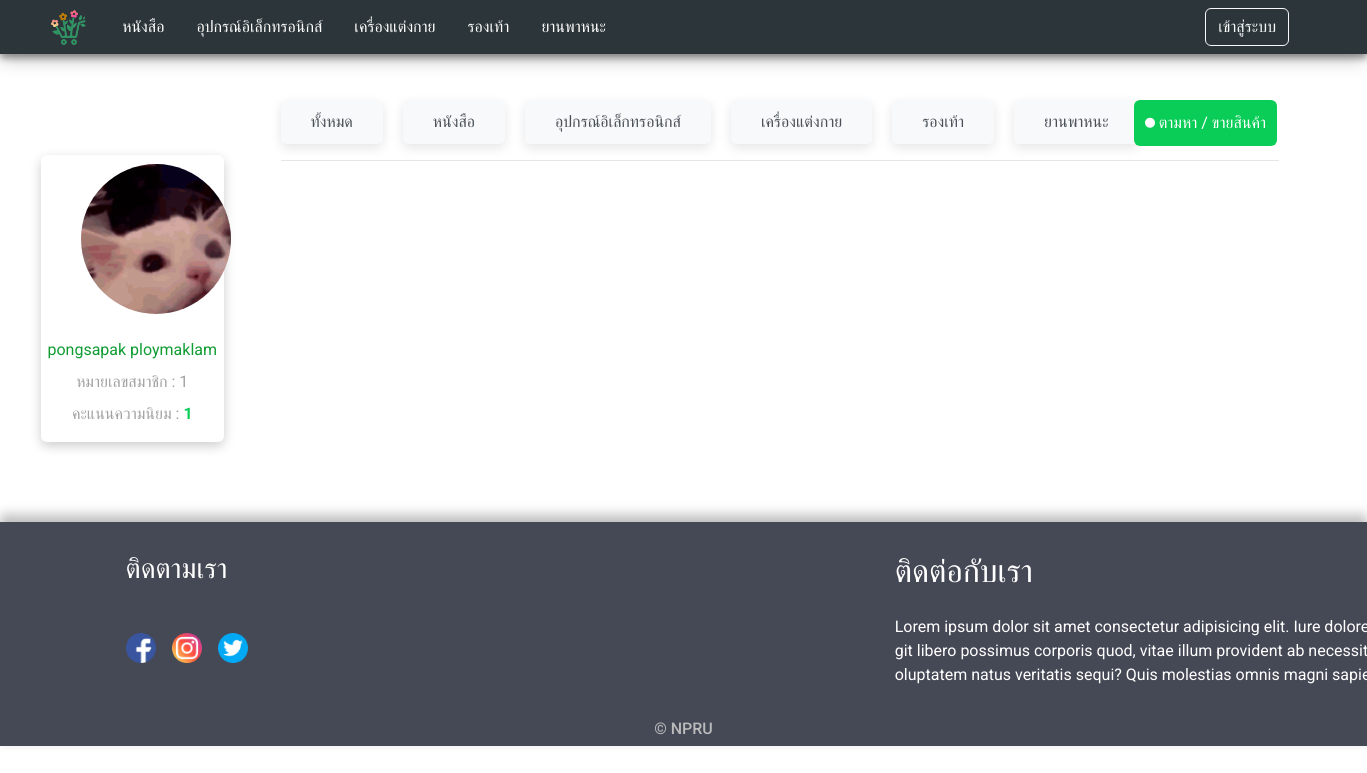
The app's page /profile_by.php?profile_id=1 with its own data.
### tables this page shows
CREATE TABLE `types` (
  `type_id` int(11) NOT NULL,
  `type_name` varchar(255) NOT NULL
);

CREATE TABLE `users` (
  `user_id` int(11) NOT NULL,
  `firstname` varchar(255) NOT NULL,
  `lastname` varchar(255) NOT NULL,
  `email` varchar(255) NOT NULL,
  `password` varchar(255) NOT NULL,
  `user_photo` varchar(255) NOT NULL,
  `user_address` varchar(255) NOT NULL,
  `user_tel` int(10) NOT NULL,
  `urole` varchar(255) NOT NULL,
  `create_at` timestamp NOT NULL DEFAULT current_timestamp()
);

### profile_by.php (the view, shortened to what this page needs)
<?php
require_once "header.php";
$profile_id = $_GET['profile_id'];
$user_stmt = $conn->query("SELECT * FROM users WHERE user_id = $profile_id");
$user_stmt->execute();
$userDetail = $user_stmt->fetch(PDO::FETCH_ASSOC);
?>
<!DOCTYPE html>
<html lang="en">
<head>
    <link href="https://cdn.jsdelivr.net/npm/bootstrap@5.3.3/dist/css/bootstrap.min.css" rel="stylesheet"
>
    <link rel="stylesheet" href="Custom/profile.css">
</head>
<body>
    <div class="row m-0 m-3">
        <div class="col-md-2 profile-container ">
            <div class="card card-user">
                <div class="mb-4">
                    <img src="<?php echo $userDetail['user_photo']; ?>" class="rounded-circle" alt="" width="150"
                        height="150">
                </div>
                <div class="d-flex justify-content-center">
                    <p class="username"> <?php echo $userDetail['firstname'] . ' ' . $userDetail['lastname'] ?> </p>
                </div>
                <div class="d-flex justify-content-center mb-3">
                    <span class="detaill_user">หมายเลขสมาชิก : <?php echo $userDetail['user_id'] ?></span>
                </div>
                <?php
                $sqlPointView = "SELECT * FROM points WHERE user_post_id = :user_id";
                $stmtPointView = $conn->prepare($sqlPointView);
                $stmtPointView->bindParam(':user_id', $profile_id, PDO::PARAM_INT);
                $stmtPointView->execute();
                $pointsData = $stmtPointView->fetchAll(PDO::FETCH_ASSOC);
                $totalPoints = 0;
                foreach ($pointsData as $rowPoint) {
                    $totalPoints += $rowPoint['point'];
                }
                ?>
                <div class="d-flex justify-content-center mb-3">
                    <span class="detaill_user">คะแนนความนิยม : <b
                            style="color: #09CD56;"><?php echo $totalPoints ?></b></span>
                </div>
            </div>
        </div>
        <?php
        $type = "SELECT * FROM types";
        $stmt = $conn->prepare($type);
        $stmt->execute();
        $result = $stmt->fetchAll(PDO::FETCH_ASSOC);
        ?>
        <div class="col-md-10">
            <div class="mt-4" style="margin-bottom: 2%;">
                <div class="categories-container">
                    <a href="profile_by.php?profile_id=<?php echo $profile_id ?>" class=" category-item">ทั้งหมด </a>
                    <?php
                    foreach ($result as $row) { ?>
                        <a href="profile_by.php?profile_id=<?php echo $profile_id ?>&act=showbytype&type_id=<?php echo $row['type_id']; ?>"
                            class="category-item">
                            <?php echo $row["type_name"]; ?></a>
                    <?php } ?>
                    <div class="div-btn" style="margin-left: 15%;">
                        <a href="category_Sell-find_products.php" class="btn btn-post">
                            <i class="fa-solid fa-circle fa-flip-vertical fa-2xs blink-2" style="color: #ffffff;"></i>
                            ตามหา / ขายสินค้า
                        </a>
                    </div>
                </div>
                <hr class="hr-catagory">
            </div>
            <?php
            include_once "show_product_profile.php";
            ?>
        </div>
    </div>
    <?php
    include_once "footer.php";
    ?>
</body>
</html>

### header.php (shortened to what this page needs)
<?php
require_once 'connetdatabase/conn_db.php';
?>
<!DOCTYPE html>
<html lang="en">
<head>
  <link href="https://cdn.jsdelivr.net/npm/bootstrap@5.0.2/dist/css/bootstrap.min.css" rel="stylesheet"
>
  <link rel="stylesheet" href="Custom/header.css">
</head>
<body>
  <nav class="navbar-head navbar-expand-lg navbar-dark container-fluid pe-5"
    style=" background-color: #2C3539; height:fit-content;   box-shadow: 0 4px 7px 0 rgba(0, 0, 0, 0.40), 0 6px 19px 0 rgba(0, 0, 0, 0.20); z-index: 1;">
    <div class=" navbar-collapse ">
      <a href="index.php" style="margin-left: 3%; margin-right: 10px;"> <img src="image/logo.png" alt=""
          style=" margin-right: 10px;" width="35px" height="35px"></a>
      <?php
      $types_query = "SELECT * FROM types";
      $stmt = $conn->prepare($types_query);
      $stmt->execute();
      $types = $stmt->fetchAll(PDO::FETCH_ASSOC);
      foreach ($types as $type) {
        $type_id = $type['type_id'];
        $type_name = $type['type_name'];
        echo '<li class="dropdown">';
        echo '<a href="allcategory.php?act=showbytype&type_id=' . $type_id . '">' . $type_name . '</a>';
        echo '</li>';
      }
      ?>
      <div class="collapse navbar-collapse" id="navbarNavDropdown">
        <ul class="navbar-nav ms-auto my-2 my-lg-0 navbar-nav-scroll" style="--bs-scroll-height: 72px; float: right;">
          <li class="nav-item">
            <?php
            if (isset($_SESSION['user_login'])) {
              echo "<li class='nav-item dropdown'>" .
                "<a class='nav-link dropdown-toggle' href='#' id='navbarDropdown' role='button' data-bs-toggle='dropdown' aria-expanded='false'>" .
                $user['firstname'] . ' ' . $user['lastname'] .
                "</a>" .
                "<ul class='dropdown-menu' aria-labelledby='navbarDropdown'>" .
                "<li><a class='dropdown-item' href='profile.php'>รายการประกาศ</a></li>" .
                "<li><a class='dropdown-item' href='signout.php'>ออกจากระบบ</a></li>" .
                "</ul>" .
                "</li>" .
                "&nbsp; &nbsp; &nbsp; &nbsp; &nbsp;";
            } else {
              echo "<a href='signin.php' class='btn btn-outline-light mb-2 mt-2' style='margin-right: 30px'>เข้าสู่ระบบ</a>";
            }
            ?>
          </li>
        </ul>
      </div>
    </div>
  </nav>
</body>
</html>

### Custom/header.css (style rules this page uses)
li a, .dropbtn { display: inline-block; color: rgb(255, 255, 255); text-align: center; padding: 14px 16px; text-decoration: none; }
li.dropdown { display: inline-block; }
.navbar-head { position: sticky; top: 0; }

### Custom/profile.css (style rules this page uses)
.username { color: #109c33; }
.detaill_user { color:#63636398 ; margin-top: -8px; }
.rounded-circle { margin-left: 22%; margin-top: 5%; }
.card-user { margin-top: 65px; width: 100%; margin-left: 5px; border: 0px; box-shadow: rgba(0, 0, 0, 0.2) 0px 4px 12px; }
.profile-container { padding: 20px; }
.categories-container { display: flex; flex-wrap: wrap; gap: 10px; margin-top: 30px; margin-left: 20px; }
.category-item { background-color: #f8f9fa; padding: 10px 30px; border: 1px solid #dee2e6; border-radius: 5px; text-decoration: none; color: #495057; margin-left: 10px; border: 0px; box-shadow: rgba(0, 0, 0, 0.1) 0px 4px 12px; }
.hr-catagory { margin-left: 30px; margin-right:60px; }
.div-btn { position: absolute; right: 20px; margin-right: 70px; }
.btn-post { background-color: #09CD56; color: #FFFFFF; width: 100%; padding: 10px; transition: background-color 0.5s ease, color 0.5s ease; }
.blink-2 { -webkit-animation:blink-2 1s 1s infinite both;animation:blink-2 1s 1s infinite both }

### Custom/show_products.css (style rules this page uses)
* { -webkit-box-sizing: border-box; box-sizing: border-box; margin: 0; padding: 0; }
body { font-family: 'Roboto', sans-serif; }
a { text-decoration: none; }
hr { color: #999; }

### records on screen
types: type_name "หนังสือ"
types: type_name "อุปกรณ์อิเล็กทรอนิกส์"
types: type_name "เครื่องแต่งกาย"
types: type_name "รองเท้า"
types: type_name "ยานพาหนะ"
users: user_photo (picture), firstname "pongsapak", lastname "ploymaklam", user_id "1"

### other values on screen
$totalPoints "1"
